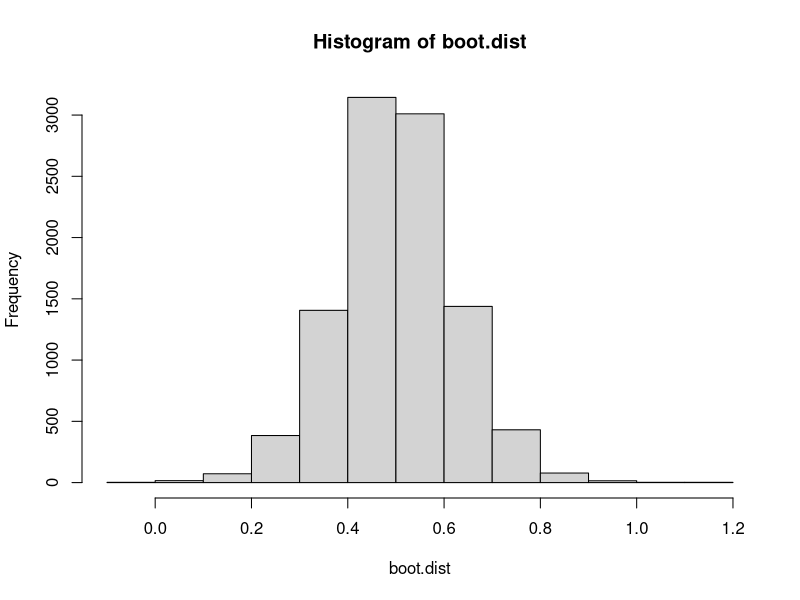
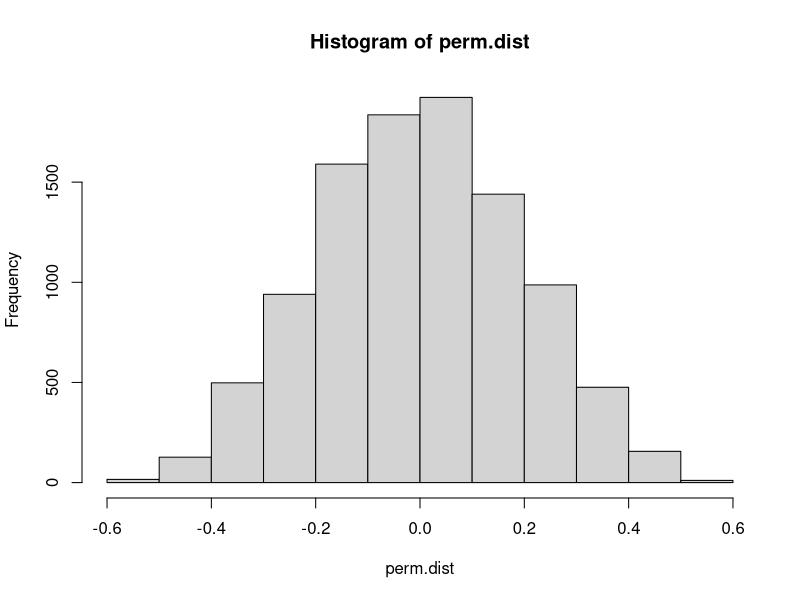

These figures' R source, in order:
#############################
#Chapter 8, main text code
#Statistical Thinking from Scratch

#Drawing one bootstrap sample
cbind(anscombe$x1, anscombe$y1)[order(anscombe$x1),]
set.seed(8675309)
cbind(anscombe$x1, anscombe$y1)[sample(1:11, replace = TRUE),]

#Draw a bootstrap sample of entries from a vector or rows #from a matrix.
boot.samp <- function(x){
  #If x is a vector, convert it to a matrix with one column.
  if(is.null(dim(x))){
    x <- matrix(x, ncol = 1)
  }
  n <- nrow(x)
  boot.inds <- sample(1:n, replace = TRUE)
  x[boot.inds,]
}

#Compute the method of moments estimator of the slope 
#for simple linear regression. (that is, the least-squares
#slope. You can also get this with 
#lm(y ~ x)$coefficients[2].)
#(equation 8.3).
beta.mm <- function(x, y){
  n <- length(x)
  beta.est <- (sum(x*y) - (1/n)*sum(x)*sum(y)) / 
    (sum(x^2) - (1/n)*sum(x)^2)
  return(beta.est)
}

set.seed(8675309) #Optional. 
B <- 10000
boot.dist <- numeric(B)
dat <- cbind(anscombe$x1, anscombe$y1)
for(i in 1:B){
  samp <- boot.samp(dat)
  boot.dist[i] <- beta.mm(samp[,1], samp[,2])
}

hist(boot.dist) #display the bootstrap distribution.
sd(boot.dist) #bootstrap standard error
quantile(boot.dist, c(0.025, 0.975)) #percentile interval
b.est <- beta.mm(anscombe$x1, anscombe$y1) 
2*b.est - quantile(boot.dist, c(0.975, 0.025)) #pivotal interval

#Permutation testing
#One permutation sample
set.seed(8675309)
cbind(anscombe$x1, anscombe$y1[sample(1:11, replace = FALSE)])[ order(anscombe$x1),]

#Permute the columns of a matrix independently.
perm.samp <- function(x){
  samp <- apply(x, 2, sample)
  return(samp)
}

#Compute a permutation distribution for the slope estimate
set.seed(8675309) #Optional. 
nperms <- 10000
perm.dist <- numeric(nperms)
dat <- cbind(anscombe$x1, anscombe$y1)
for(i in 1:nperms){
  samp <- perm.samp(dat)
  perm.dist[i] <- beta.mm(samp[,1], samp[,2])
}

hist(perm.dist) #display the permutation distribution.

b.orig <- beta.mm(anscombe$x1, anscombe$y1)
b.orig
mean(abs(perm.dist) >= b.orig) #p value

